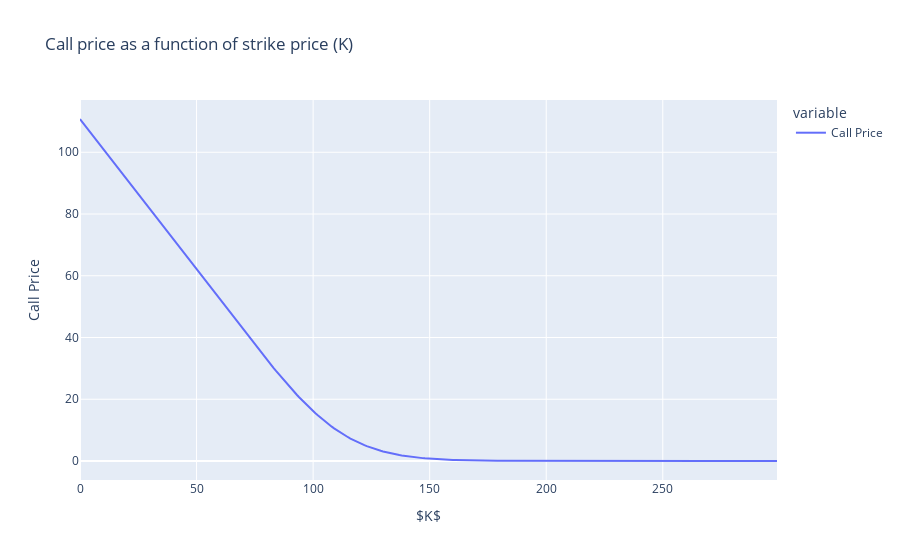

The code cell stored with this chart in its notebook:
### Code cell
## Plot stock
call_price_df = pd.DataFrame(call_price_list, columns = ['Call Price'])
fig = px.line(call_price_df, title='Call price as a function of strike price (K)', 
              labels=dict(value="Call Price", index="$K$"))
fig.show()

### Figure 1 — Plotly figure (JSON) as saved in the notebook; plotly's stock layout.template omitted (floating-point values rounded to 4 significant figures; data arrays with more than 128 entries replaced by an {"elided": "..."} marker saying what was removed)
{"data": [{"hovertemplate": "variable=Call Price<br>$K$=%{x}<br>Call Price=%{y}<extra></extra>", "legendgroup": "Call Price", "line": {"color": "#636efa", "dash": "solid"}, "marker": {"symbol": "circle"}, "mode": "lines", "name": "Call Price", "orientation": "v", "showlegend": true, "type": "scatter", "x": {"elided": "300 int values"}, "xaxis": "x", "y": {"elided": "300 float values"}, "yaxis": "y"}], "layout": {"legend": {"title": {"text": "variable"}, "tracegroupgap": 0}, "title": {"text": "Call price as a function of strike price (K)"}, "xaxis": {"anchor": "y", "domain": [0, 1], "title": {"text": "$K$"}}, "yaxis": {"anchor": "x", "domain": [0, 1], "title": {"text": "Call Price"}}}}
